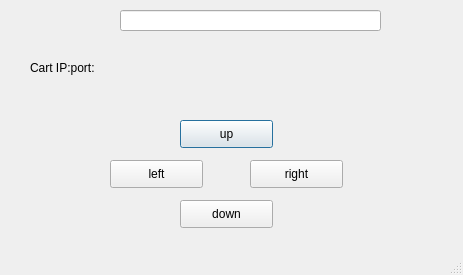
<?xml version="1.0" encoding="UTF-8"?>
<ui version="4.0">
 <class>Dialog</class>
 <widget class="QDialog" name="Dialog">
  <property name="geometry">
   <rect>
    <x>0</x>
    <y>0</y>
    <width>463</width>
    <height>275</height>
   </rect>
  </property>
  <property name="windowTitle">
   <string>Dialog</string>
  </property>
  <property name="sizeGripEnabled">
   <bool>true</bool>
  </property>
  <widget class="QLineEdit" name="lineEdit">
   <property name="geometry">
    <rect>
     <x>120</x>
     <y>10</y>
     <width>261</width>
     <height>21</height>
    </rect>
   </property>
  </widget>
  <widget class="QLabel" name="label">
   <property name="geometry">
    <rect>
     <x>30</x>
     <y>60</y>
     <width>81</width>
     <height>16</height>
    </rect>
   </property>
   <property name="text">
    <string>Cart IP:port:</string>
   </property>
  </widget>
  <widget class="QPushButton" name="up">
   <property name="geometry">
    <rect>
     <x>180</x>
     <y>120</y>
     <width>93</width>
     <height>28</height>
    </rect>
   </property>
   <property name="text">
    <string>up</string>
   </property>
  </widget>
  <widget class="QPushButton" name="left">
   <property name="geometry">
    <rect>
     <x>110</x>
     <y>160</y>
     <width>93</width>
     <height>28</height>
    </rect>
   </property>
   <property name="text">
    <string>left</string>
   </property>
  </widget>
  <widget class="QPushButton" name="right">
   <property name="geometry">
    <rect>
     <x>250</x>
     <y>160</y>
     <width>93</width>
     <height>28</height>
    </rect>
   </property>
   <property name="text">
    <string>right</string>
   </property>
  </widget>
  <widget class="QPushButton" name="down">
   <property name="geometry">
    <rect>
     <x>180</x>
     <y>200</y>
     <width>93</width>
     <height>28</height>
    </rect>
   </property>
   <property name="text">
    <string>down</string>
   </property>
  </widget>
 </widget>
 <resources/>
 <connections/>
</ui>
